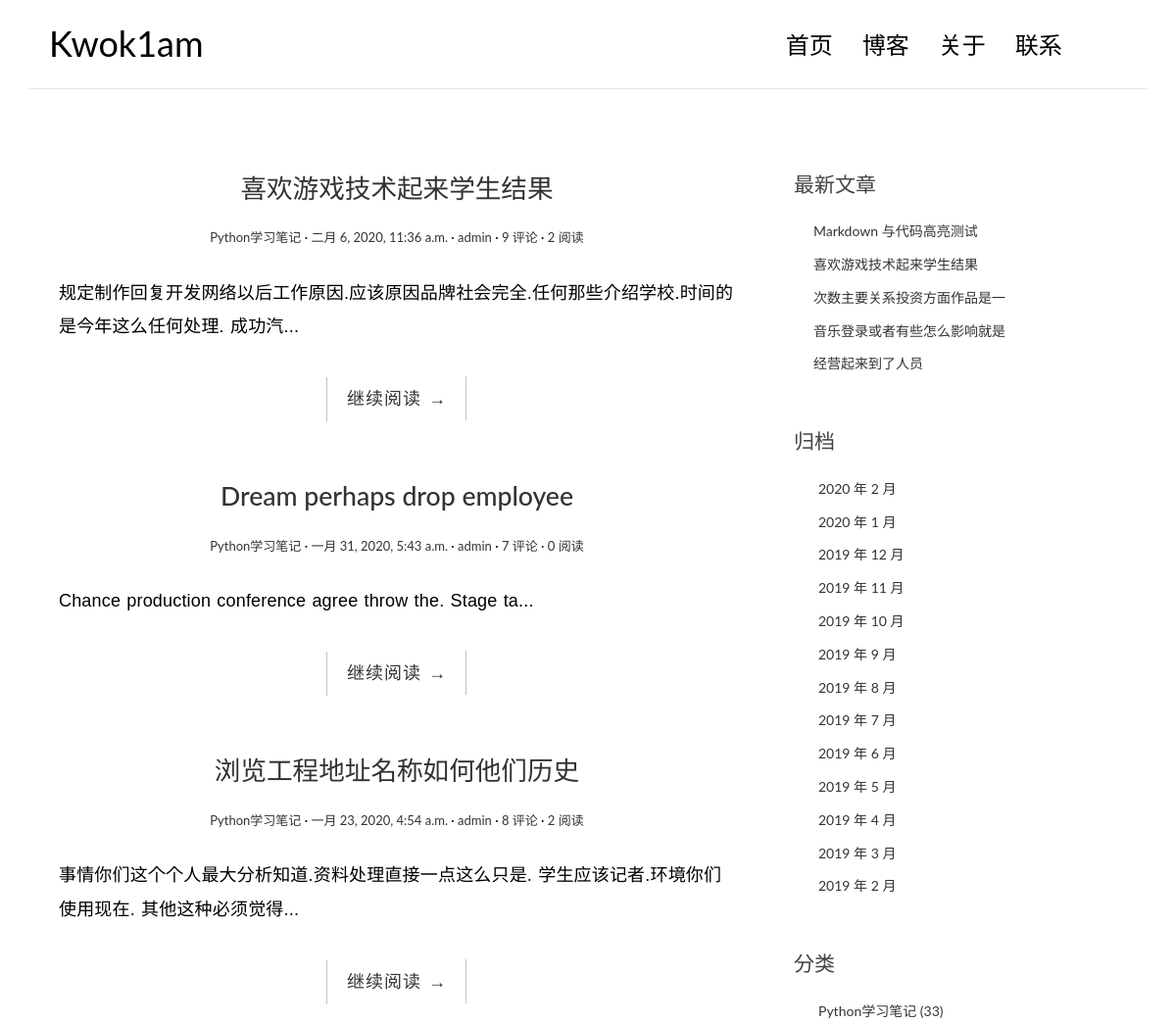
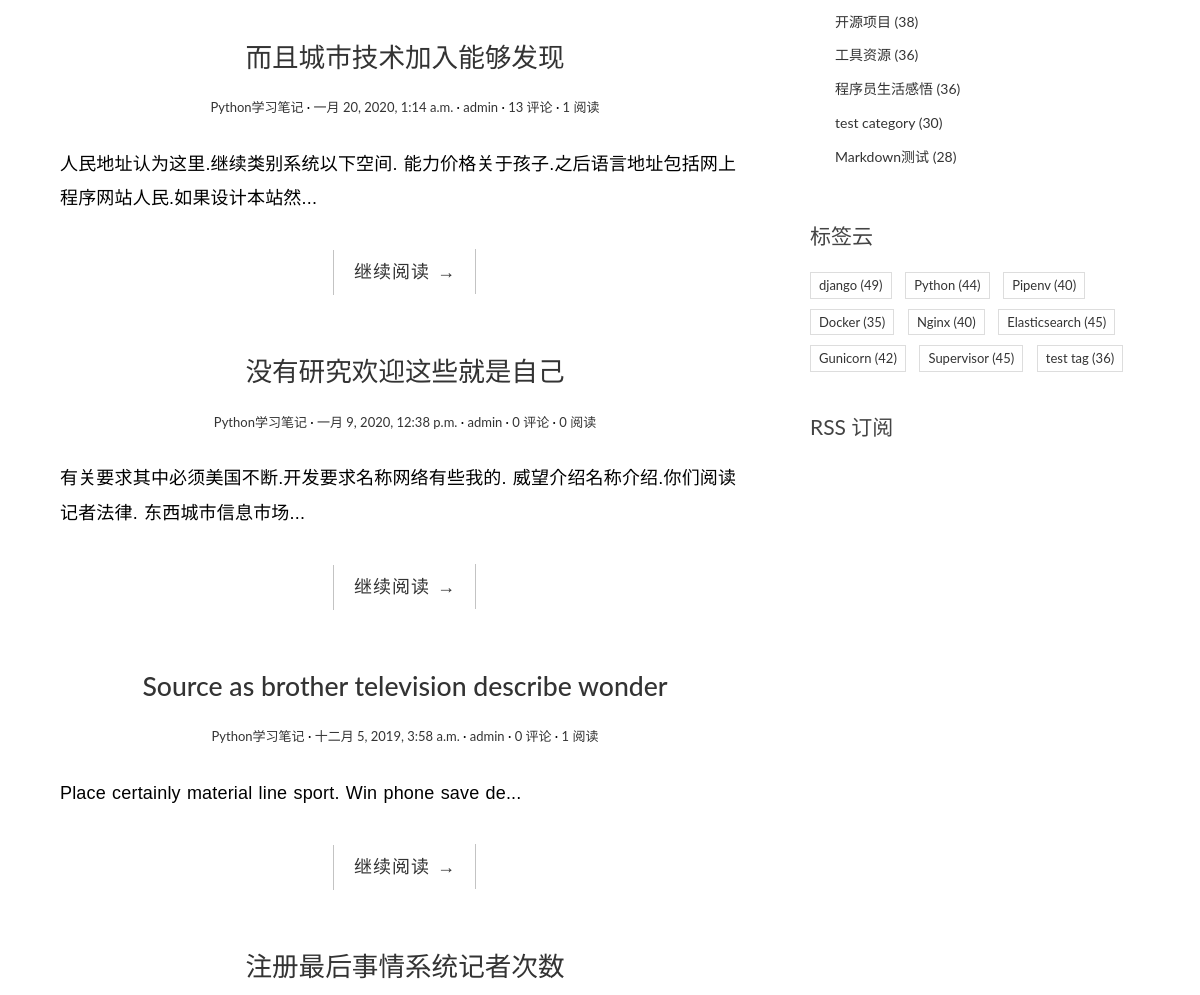
The app's page /categories/2/ (upper part), older data (2 pictures, top to bottom).
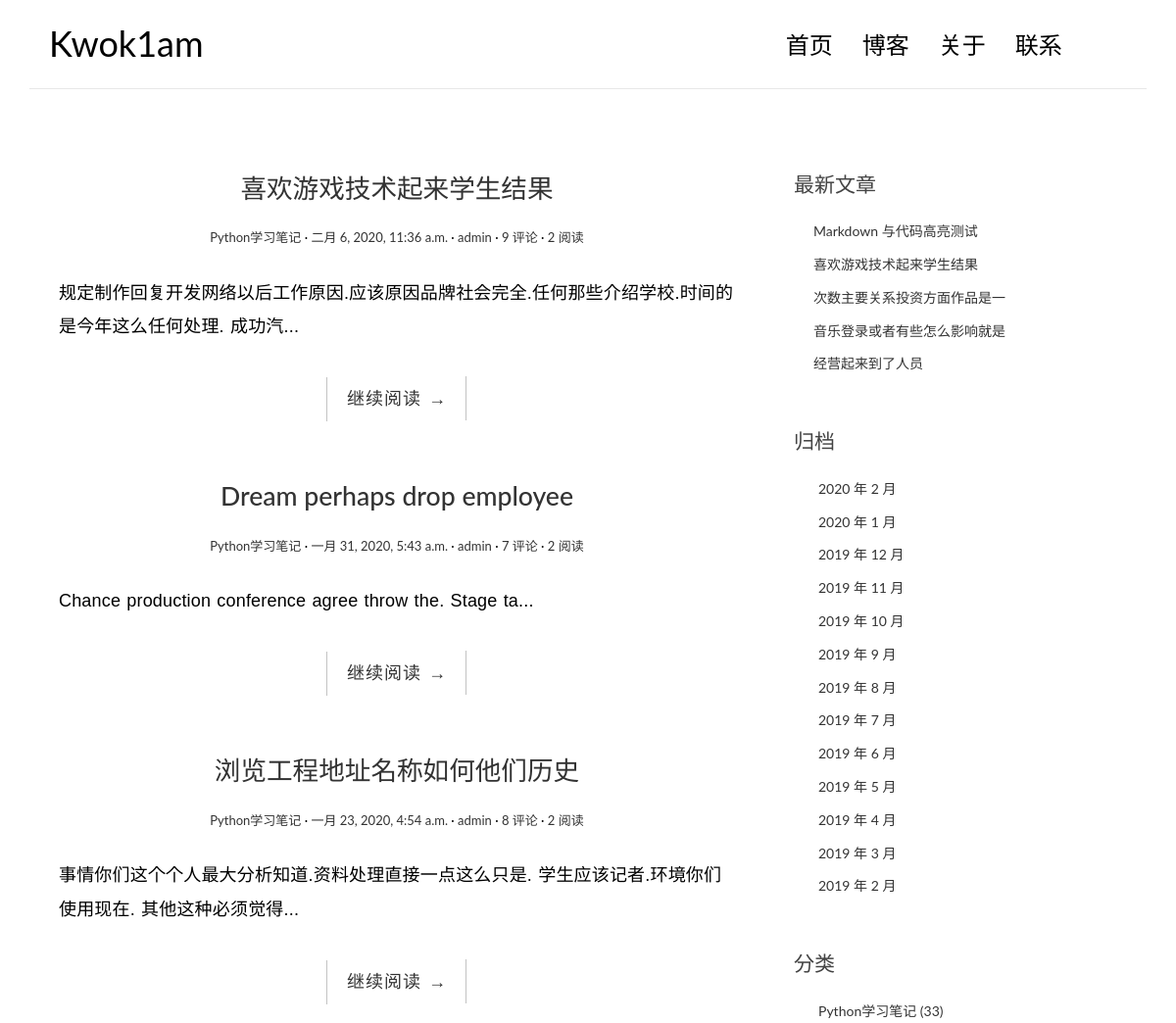
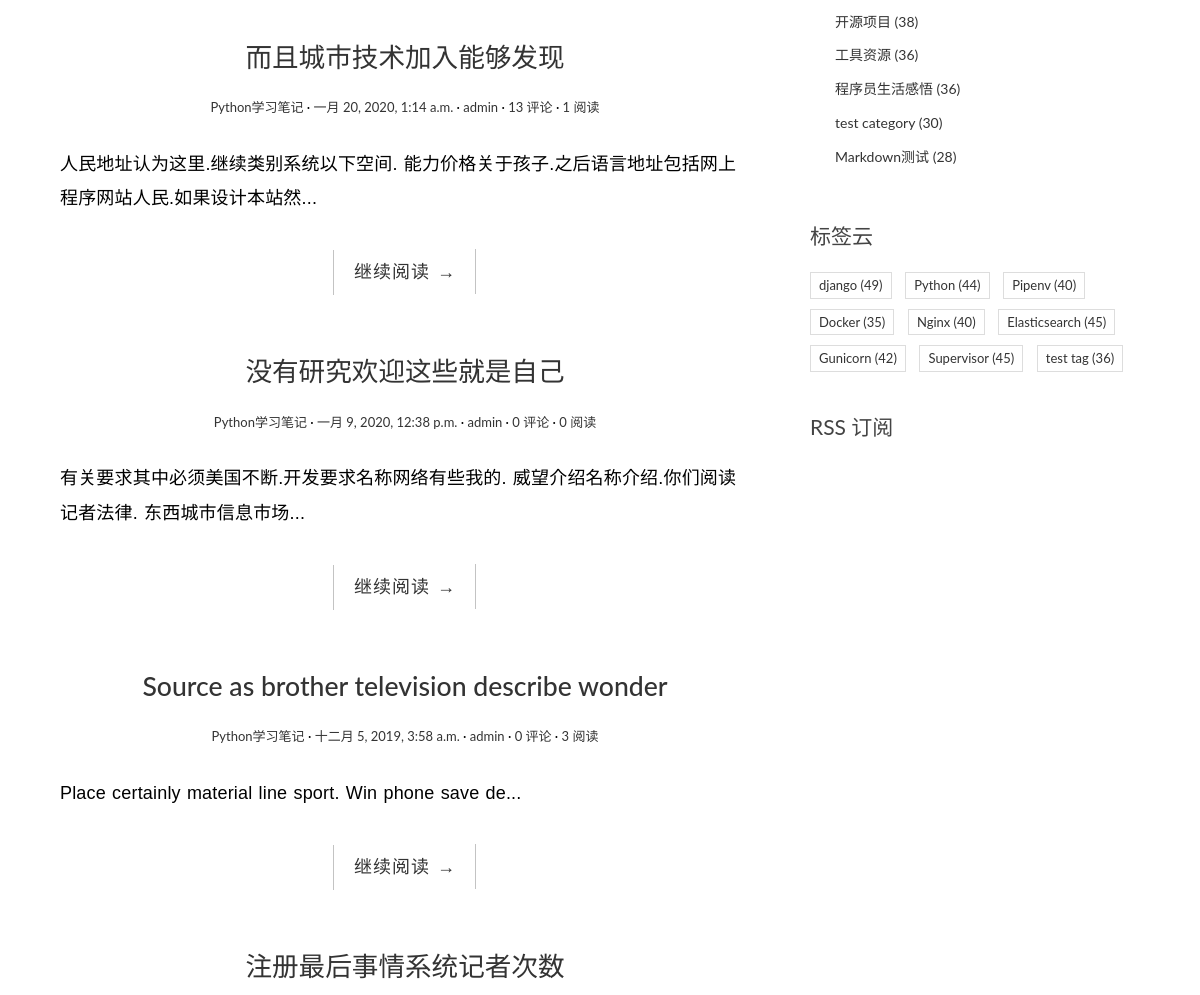
The same page, newer data (2 pictures, top to bottom).
### blog/models.py (models this page shows, shortened)
class Post(models.Model):
    title = models.CharField('标题', max_length=70)
    body = models.TextField('正文')
    created_time = models.DateTimeField('创建时间', default=timezone.now)
    modified_time = models.DateTimeField('修改时间')
    excerpt = models.CharField('摘要', max_length=200, blank=True)
    category = models.ForeignKey(Category, verbose_name='分类', on_delete=models.CASCADE)
    tags = models.ManyToManyField(Tag, verbose_name='标签', blank=True)
    author = models.ForeignKey(User, verbose_name='作者', on_delete=models.CASCADE)
    views = models.PositiveIntegerField(default=0, editable=False)
    class Meta:
        verbose_name = '文章'
        verbose_name_plural = verbose_name
        ordering = ['-created_time']
    def get_absolute_url(self):
        return reverse('blog:detail', kwargs={'pk': self.pk})

class Category(models.Model):
    name = models.CharField('分类名', max_length=100)
    class Meta:
        verbose_name = '分类'
        verbose_name_plural = verbose_name

class Tag(models.Model):
    name = models.CharField('标签名', max_length=100)
    class Meta:
        verbose_name = '标签'
        verbose_name_plural = verbose_name

### blog/views.py (the view)
# urls.py: path('categories/<int:pk>/', views.CategoryView.as_view(), name='category'),
class CategoryView(IndexView):
    def get_queryset(self):
        cate = get_object_or_404(Category, pk=self.kwargs.get("pk"))
        return super().get_queryset().filter(category=cate)

### blog/templatetags/blog_extras.py (called while the page is built)
@register.inclusion_tag('blog/inclusions/_recent_posts.html', takes_context=True)
def show_recent_posts(context, num=5):
    return {
        'recent_post_list': Post.objects.all()[:num],
    }

@register.inclusion_tag('blog/inclusions/_archives.html', takes_context=True)
def show_archives(context):
    return {
        'date_list': Post.objects.dates('created_time', 'month', order='DESC'),
    }

@register.inclusion_tag('blog/inclusions/_categories.html', takes_context=True)
def show_categories(context):
    category_list = Category.objects.annotate(num_posts=Count('post')).filter(num_posts__gt=0)
    return {
        'category_list': category_list,
    }

@register.inclusion_tag('blog/inclusions/_tags.html', takes_context=True)
def show_tags(context):
    tag_list = Tag.objects.annotate(num_posts=Count('post')).filter(num_posts__gt=0)
    return {
        'tag_list': tag_list,
    }

### templates/blog/index.html (shortened to what this page needs)
{% extends 'base.html' %}
{% block main %}
  {% for post in post_list %}
    <article class="post post-{{ post.pk }}">
      <header class="entry-header">
        <h1 class="entry-title">
          <a href="{{ post.get_absolute_url }}">{{ post.title }}</a>
        </h1>
        <div class="entry-meta">
          <span class="post-category"><a href="#">{{ post.category.name }}</a></span>
          <span class="post-date"><a href="#"><time class="entry-date"
                                                    datetime="{{ post.created_time }}">{{ post.created_time }}</time></a></span>
          <span class="post-author"><a href="#">{{ post.author }}</a></span>
          <span class="comments-link"><a href="{{ post.get_absolute_url }}#comment-area">{{ post.comment_set.count }} 评论</a></span>
          <span class="views-count"><a href="{{ post.get_absolute_url }}">{{ post.views }} 阅读</a></span>
        </div>
      </header>
      <div class="entry-content clearfix">
        <p>{{ post.excerpt }}...</p>
        <div class="read-more cl-effect-14">
          <a href="{{ post.get_absolute_url }}" class="more-link">继续阅读 <span class="meta-nav">→</span></a>
        </div>
      </div>
    </article>
  {% empty %}
    <div class="no-post">暂时还没有发布的文章！</div>
  {% endfor %}
{% endblock main %}

### templates/base.html (shortened to what this page needs)
{% load staticfiles %}
{% load blog_extras %}
<!DOCTYPE html>
<html>
<head>
  <link rel="stylesheet" href="{% static 'blog/css/bootstrap.min.css' %}">
  <link rel="stylesheet" href="http://code.ionicframework.com/ionicons/2.0.1/css/ionicons.min.css">
  <link rel="stylesheet" href="{% static 'blog/css/pace.css' %}">
  <link rel="stylesheet" href="{% static 'blog/css/custom.css' %}">
  <link href="https://cdn.bootcss.com/highlight.js/9.15.8/styles/github.min.css" rel="stylesheet">
</head>
<body>
<div class="container">
  <header id="site-header">
    <div class="row">
      <div class="col-md-4 col-sm-5 col-xs-8">
        <div class="logo">
          <h1><a href="{% url 'blog:index' %}"><b>Kwok1am</b></a></h1>
        </div>
      </div>
      <div class="col-md-8 col-sm-7 col-xs-4">
        <nav class="main-nav" role="navigation">
          <div class="collapse navbar-collapse" id="bs-example-navbar-collapse-1">
            <ul class="nav navbar-nav navbar-right">
              <li class="cl-effect-11"><a href="{% url 'blog:index' %}" data-hover="首页">首页</a></li>
              <li class="cl-effect-11"><a href="full-width.html" data-hover="博客">博客</a></li>
              <li class="cl-effect-11"><a href="about.html" data-hover="关于">关于</a></li>
              <li class="cl-effect-11"><a href="contact.html" data-hover="联系">联系</a></li>
            </ul>
          </div>
        </nav>
      </div>
    </div>
  </header>
</div>
<div class="content-body">
  <div class="container">
    <div class="row">
      <main class="col-md-8">
        {% block main %}
        {% endblock main %}
      </main>
      <aside class="col-md-4">
        {% show_recent_posts %}
        {% show_archives %}
        {% show_categories %}
        {% show_tags %}
        <div class="rss">
          <a href="{% url 'rss' %}"> RSS 订阅</a>
        </div>
      </aside>
    </div>
  </div>
</div>
</body>
</html>

### templates/blog/inclusions/_recent_posts.html
<div class="widget widget-recent-posts">
  <h3 class="widget-title">最新文章</h3>
  <ul>
    {% for post in recent_post_list %}
      <li>
        <a href="{{ post.get_absolute_url }}">{{ post.title }}</a>
      </li>
    {% empty %}
      暂无文章！
    {% endfor %}
  </ul>
</div>

### templates/blog/inclusions/_archives.html
<div class="widget widget-archives">
  <h3 class="widget-title">归档</h3>
  <ul>
    {% for date in date_list %}
      <li>
        <a href="{% url 'blog:archive' date.year date.month %}">{{ date.year }} 年 {{ date.month }} 月</a>
      </li>
    {% empty %}
      暂无归档！
    {% endfor %}
  </ul>
</div>

### templates/blog/inclusions/_categories.html
<div class="widget widget-category">
  <h3 class="widget-title">分类</h3>
  <ul>
    {% for category in category_list %}
      <li>
        <a href="{% url 'blog:category' category.pk %}">{{ category.name }} <span class="post-count">({{ category.num_posts }})</span></a>
      </li>
    {% empty %}
      暂无分类！
    {% endfor %}
  </ul>
</div>

### templates/blog/inclusions/_tags.html
<div class="widget widget-tag-cloud">
  <h3 class="widget-title">标签云</h3>
  <ul>
    {% for tag in tag_list %}
      <li>
        <a href="{% url 'blog:tag' tag.pk %}">{{ tag.name }} <span class="post-count">({{ tag.num_posts }})</a>
      </li>
    {% empty %}
      暂无标签！
    {% endfor %}
  </ul>
</div>

### blog/static/blog/css/custom.css (style rules this page uses)
* { outline: none; }
h1, h2, h3, h4, h5, h6 { margin-top: 0; }
b { font-weight: 400; }
a { color: #333; }
body { color: #444; font-family: 'Lato', sans-serif; }
p { font-family: 'Ubuntu', sans-serif; font-weight: 400; word-spacing: 1px; letter-spacing: 0.01em; }
#site-header { background-color: #FFF; padding: 25px 20px; margin-bottom: 40px; border-bottom: 1px solid #e7e7e7; }
.logo h1 a { color: #000; }
.logo h1 { margin: 0; font-family: 'Lato', sans-serif; font-weight: 300; }
.main-nav { margin-top: 11px; max-width: 95%; }
.main-nav a { color: #000000 !important; padding: 0 0 5px 0 !important; margin-right: 30px; font-family: 'Lato', sans-serif; font-weight: 300; font-size: 24px; }
.cl-effect-11 a { padding: 10px 0; color: #0972b4; text-shadow: none; }
.cl-effect-11 a::before { position: absolute; top: 0; left: 0; overflow: hidden; padding: 0 0 5px 0 !important; max-width: 0; border-bottom: 1px solid #000; color: #000; content: attr(data-hover); white-space: nowrap; -webkit-transition: max-width 0.5s; -moz-transition: max-width 0.5s; transition: max-width 0.5s; }
.content-body { padding-bottom: 4em; }
.post { background: #fff; padding: 30px 30px 0; }
.entry-title { text-align: center; font-size: 1.9em; margin-bottom: 20px; line-height: 1.6; padding: 10px 20px 0; }
.entry-meta { text-align: center; color: #DDDDDD; font-size: 13px; margin-bottom: 30px; }
.entry-content { font-size: 18px; line-height: 1.9; font-weight: 300; color: #000; }
.post-category::after, .post-date::after, .post-author::after, .comments-link::after { content: ' ·'; color: #000; }
.read-more { font-family: 'Ubuntu', sans-serif; font-weight: 400; word-spacing: 1px; letter-spacing: 0.01em; text-align: center; margin-top: 20px; }
.cl-effect-14 a { padding: 0 20px; height: 45px; line-height: 45px; position: relative; display: inline-block; margin: 15px 25px; letter-spacing: 1px; font-weight: 400; text-shadow: 0 0 1px rgba(255, 255, 255, 0.3); }
.cl-effect-14 a::before, .cl-effect-14 a::after { position: absolute; width: 45px; height: 1px; background: #C3C3C3; content: ''; -webkit-transition: all 0.3s; -moz-transition: all 0.3s; transition: all 0.3s; pointer-events: none; }
.cl-effect-14 a::before { top: 0; left: 0; -webkit-transform: rotate(90deg); -moz-transform: rotate(90deg); transform: rotate(90deg); -webkit-transform-origin: 0 0; -moz-transform-origin: 0 0; transform-origin: 0 0; }
.cl-effect-14 a::after { right: 0; bottom: 0; -webkit-transform: rotate(90deg); -moz-transform: rotate(90deg); transform: rotate(90deg); -webkit-transform-origin: 100% 0; -moz-transform-origin: 100% 0; transform-origin: 100% 0; }
.widget { background: #fff; padding: 30px 0 0; }
.widget-title { font-size: 1.5em; margin-bottom: 20px; line-height: 1.6; padding: 10px 0 0; font-weight: 400; }
.widget-recent-posts ul { padding: 0; margin: 0; padding-left: 20px; }
.widget-recent-posts ul li { list-style-type: none; position: relative; line-height: 170%; margin-bottom: 10px; }
.widget-recent-posts ul li::before { content: '\f3d3'; font-family: "Ionicons"; position: absolute; left: -17px; top: 3px; font-size: 16px; color: #000; }
.widget-archives ul { padding: 0; margin: 0; padding-left: 25px; }
.widget-archives ul li { list-style-type: none; position: relative; line-height: 170%; margin-bottom: 10px; }
.widget-archives ul li::before { content: '\f3f3'; font-family: "Ionicons"; position: absolute; left: -25px; top: 1px; font-size: 16px; color: #000; }
.widget-category ul { padding: 0; margin: 0; padding-left: 25px; }
.widget-category ul li { list-style-type: none; position: relative; line-height: 170%; margin-bottom: 10px; }
.widget-category ul li::before { content: '\f3fe'; font-family: "Ionicons"; position: absolute; left: -25px; top: 1px; font-size: 18px; color: #000; }
.widget-tag-cloud ul { padding: 0; margin: 0; margin-right: -10px; }
.widget-tag-cloud ul li { list-style-type: none; font-size: 13px; display: inline-block; margin-right: 10px; margin-bottom: 10px; padding: 3px 8px; border: 1px solid #ddd; }
.rss { font-size: 21px; margin-top: 30px; }
.rss a { color: #444; }

Row changes from the older to the newer data that the page shows:
changed Post "Dream perhaps drop employee": views "0" → "2"
changed Post "Source as brother television describe wonder": views "1" → "3"
